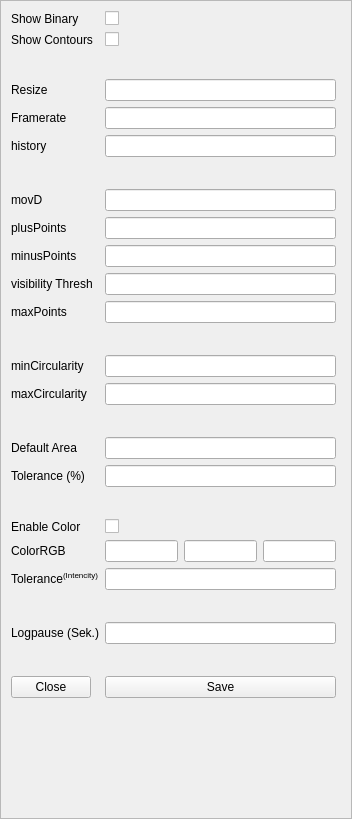
<?xml version="1.0" encoding="UTF-8"?>
<ui version="4.0">
 <class>ScrollArea</class>
 <widget class="QScrollArea" name="ScrollArea">
  <property name="geometry">
   <rect>
    <x>0</x>
    <y>0</y>
    <width>352</width>
    <height>819</height>
   </rect>
  </property>
  <property name="windowTitle">
   <string>ScrollArea</string>
  </property>
  <property name="widgetResizable">
   <bool>true</bool>
  </property>
  <widget class="QWidget" name="scrollAreaWidgetContents">
   <property name="geometry">
    <rect>
     <x>0</x>
     <y>0</y>
     <width>350</width>
     <height>817</height>
    </rect>
   </property>
   <widget class="QWidget" name="formLayoutWidget">
    <property name="geometry">
     <rect>
      <x>10</x>
      <y>10</y>
      <width>325</width>
      <height>902</height>
     </rect>
    </property>
    <layout class="QFormLayout" name="formLayout">
     <property name="fieldGrowthPolicy">
      <enum>QFormLayout::AllNonFixedFieldsGrow</enum>
     </property>
     <item row="1" column="0">
      <widget class="QLabel" name="label_showbinary">
       <property name="text">
        <string>Show Binary</string>
       </property>
      </widget>
     </item>
     <item row="1" column="1">
      <widget class="QCheckBox" name="checkBox_showbinary">
       <property name="text">
        <string/>
       </property>
      </widget>
     </item>
     <item row="2" column="0">
      <widget class="QLabel" name="label_showcontours">
       <property name="text">
        <string>Show Contours</string>
       </property>
      </widget>
     </item>
     <item row="2" column="1">
      <widget class="QCheckBox" name="checkBox_showcontours">
       <property name="text">
        <string/>
       </property>
      </widget>
     </item>
     <item row="3" column="0">
      <spacer name="horizontalSpacer">
       <property name="orientation">
        <enum>Qt::Horizontal</enum>
       </property>
       <property name="sizeHint" stdset="0">
        <size>
         <width>40</width>
         <height>20</height>
        </size>
       </property>
      </spacer>
     </item>
     <item row="4" column="0">
      <widget class="QLabel" name="label_resize">
       <property name="text">
        <string>Resize</string>
       </property>
      </widget>
     </item>
     <item row="4" column="1">
      <widget class="QLineEdit" name="lineEdit_resize"/>
     </item>
     <item row="5" column="0">
      <widget class="QLabel" name="label_framerate">
       <property name="text">
        <string>Framerate</string>
       </property>
      </widget>
     </item>
     <item row="5" column="1">
      <widget class="QLineEdit" name="lineEdit_framerate"/>
     </item>
     <item row="6" column="0">
      <widget class="QLabel" name="label_history">
       <property name="text">
        <string>history</string>
       </property>
      </widget>
     </item>
     <item row="6" column="1">
      <widget class="QLineEdit" name="lineEdit_history"/>
     </item>
     <item row="7" column="0">
      <spacer name="horizontalSpacer_5">
       <property name="orientation">
        <enum>Qt::Horizontal</enum>
       </property>
       <property name="sizeHint" stdset="0">
        <size>
         <width>40</width>
         <height>20</height>
        </size>
       </property>
      </spacer>
     </item>
     <item row="8" column="0">
      <widget class="QLabel" name="label_movD">
       <property name="text">
        <string>movD</string>
       </property>
      </widget>
     </item>
     <item row="8" column="1">
      <widget class="QLineEdit" name="lineEdit_movD"/>
     </item>
     <item row="9" column="0">
      <widget class="QLabel" name="label_pluspoints">
       <property name="text">
        <string>plusPoints</string>
       </property>
      </widget>
     </item>
     <item row="9" column="1">
      <widget class="QLineEdit" name="lineEdit_pluspoints"/>
     </item>
     <item row="10" column="0">
      <widget class="QLabel" name="label_minuspoints">
       <property name="text">
        <string>minusPoints</string>
       </property>
      </widget>
     </item>
     <item row="10" column="1">
      <widget class="QLineEdit" name="lineEdit_minuspoints"/>
     </item>
     <item row="11" column="0">
      <widget class="QLabel" name="label_pointthresh">
       <property name="text">
        <string>visibility Thresh</string>
       </property>
      </widget>
     </item>
     <item row="11" column="1">
      <widget class="QLineEdit" name="lineEdit_pointthresh"/>
     </item>
     <item row="12" column="0">
      <widget class="QLabel" name="label_maxpoints">
       <property name="text">
        <string>maxPoints</string>
       </property>
      </widget>
     </item>
     <item row="12" column="1">
      <widget class="QLineEdit" name="lineEdit_maxpoints"/>
     </item>
     <item row="13" column="0">
      <spacer name="horizontalSpacer_2">
       <property name="orientation">
        <enum>Qt::Horizontal</enum>
       </property>
       <property name="sizeHint" stdset="0">
        <size>
         <width>40</width>
         <height>20</height>
        </size>
       </property>
      </spacer>
     </item>
     <item row="14" column="0">
      <widget class="QLabel" name="label_mincircularity">
       <property name="text">
        <string>minCircularity</string>
       </property>
      </widget>
     </item>
     <item row="14" column="1">
      <widget class="QLineEdit" name="lineEdit_mincircularity"/>
     </item>
     <item row="15" column="0">
      <widget class="QLabel" name="label_maxcircularity">
       <property name="text">
        <string>maxCircularity</string>
       </property>
      </widget>
     </item>
     <item row="15" column="1">
      <widget class="QLineEdit" name="lineEdit_maxcircularity"/>
     </item>
     <item row="16" column="0">
      <spacer name="horizontalSpacer_3">
       <property name="orientation">
        <enum>Qt::Horizontal</enum>
       </property>
       <property name="sizeHint" stdset="0">
        <size>
         <width>40</width>
         <height>20</height>
        </size>
       </property>
      </spacer>
     </item>
     <item row="18" column="0">
      <widget class="QLabel" name="label_defsize">
       <property name="text">
        <string>Default Area</string>
       </property>
      </widget>
     </item>
     <item row="18" column="1">
      <widget class="QLineEdit" name="lineEdit_defsize"/>
     </item>
     <item row="19" column="0">
      <widget class="QLabel" name="label_tolerance">
       <property name="text">
        <string>Tolerance (%)</string>
       </property>
      </widget>
     </item>
     <item row="19" column="1">
      <widget class="QLineEdit" name="lineEdit_tolerance"/>
     </item>
     <item row="20" column="0">
      <spacer name="horizontalSpacer_4">
       <property name="orientation">
        <enum>Qt::Horizontal</enum>
       </property>
       <property name="sizeHint" stdset="0">
        <size>
         <width>40</width>
         <height>20</height>
        </size>
       </property>
      </spacer>
     </item>
     <item row="21" column="0">
      <widget class="QLabel" name="label_enablecolor">
       <property name="text">
        <string>Enable Color</string>
       </property>
      </widget>
     </item>
     <item row="21" column="1">
      <widget class="QCheckBox" name="checkBox_enablecolor">
       <property name="text">
        <string/>
       </property>
      </widget>
     </item>
     <item row="22" column="0">
      <widget class="QLabel" name="label_colorrgb">
       <property name="text">
        <string>ColorRGB</string>
       </property>
      </widget>
     </item>
     <item row="22" column="1">
      <layout class="QHBoxLayout" name="horizontalLayout">
       <item>
        <widget class="QLineEdit" name="lineEdit_R"/>
       </item>
       <item>
        <widget class="QLineEdit" name="lineEdit_G"/>
       </item>
       <item>
        <widget class="QLineEdit" name="lineEdit_B"/>
       </item>
      </layout>
     </item>
     <item row="23" column="0">
      <widget class="QLabel" name="label_tolerancergb">
       <property name="text">
        <string>&lt;html&gt;&lt;head/&gt;&lt;body&gt;&lt;p&gt;Tolerance&lt;span style=&quot; vertical-align:super;&quot;&gt;(Intencity)&lt;/span&gt;&lt;/p&gt;&lt;/body&gt;&lt;/html&gt;</string>
       </property>
      </widget>
     </item>
     <item row="23" column="1">
      <widget class="QLineEdit" name="lineEdit_tolerancergb"/>
     </item>
     <item row="24" column="0">
      <spacer name="horizontalSpacer_6">
       <property name="orientation">
        <enum>Qt::Horizontal</enum>
       </property>
       <property name="sizeHint" stdset="0">
        <size>
         <width>40</width>
         <height>20</height>
        </size>
       </property>
      </spacer>
     </item>
     <item row="25" column="0">
      <widget class="QLabel" name="label_logpause">
       <property name="text">
        <string>Logpause (Sek.)</string>
       </property>
      </widget>
     </item>
     <item row="25" column="1">
      <widget class="QLineEdit" name="lineEdit_logpause"/>
     </item>
     <item row="26" column="0">
      <spacer name="horizontalSpacer_7">
       <property name="orientation">
        <enum>Qt::Horizontal</enum>
       </property>
       <property name="sizeHint" stdset="0">
        <size>
         <width>40</width>
         <height>20</height>
        </size>
       </property>
      </spacer>
     </item>
     <item row="27" column="0">
      <widget class="QPushButton" name="pushButton_cancel">
       <property name="text">
        <string>Close</string>
       </property>
      </widget>
     </item>
     <item row="27" column="1">
      <widget class="QPushButton" name="pushButton_save">
       <property name="text">
        <string>Save</string>
       </property>
      </widget>
     </item>
    </layout>
   </widget>
  </widget>
 </widget>
 <resources/>
 <connections/>
</ui>
